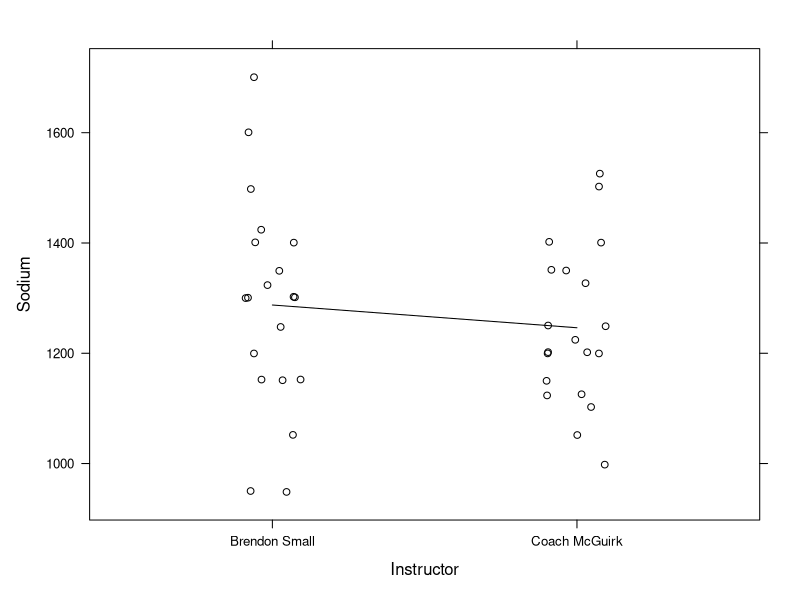

Write R code to recreate this figure.
library(readxl)
library(lattice)

TH <- readxl::read_excel("Sodio_2.xlsx")

TH$Instructor <- factor(TH$Instructor, levels=unique(TH$Instructor))
grafico <- lattice::xyplot(Sodium ~ Instructor, data=TH, type=c("p","a"),
                           jitter.x=TRUE, jitter.y=TRUE, col="black")
print(grafico)
